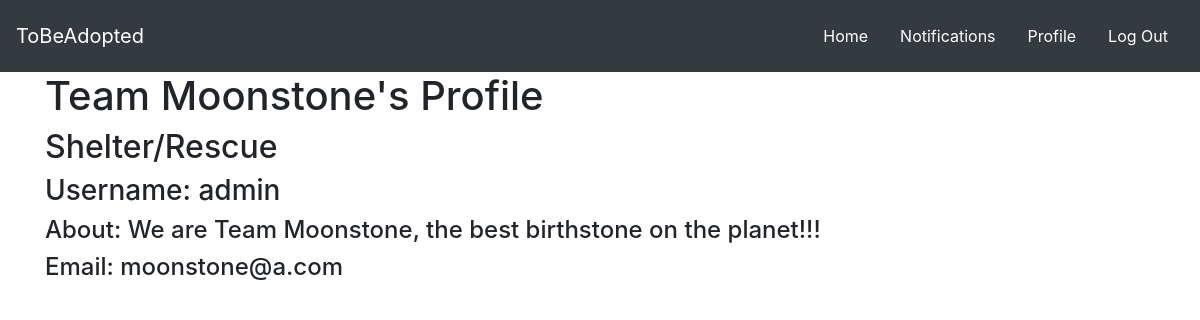
Screenshot of /user/1/ (signed in) with the database file from the repository.
### tbauser/models.py (models this page shows, shortened)
class AdoptUser(AbstractUser):
   USER_CHOICES = [
       ('AD', 'Adopter'),
       ('SR', 'Shelter/Rescue'),
   ]
   display_name = models.CharField(max_length=50)
   bio = models.TextField()
   account_type = models.CharField(
       max_length=2, choices=USER_CHOICES, default='AD')
   favorites = models.ManyToManyField(Pet, related_name='favorite', symmetrical=False)

### tbauser/views.py (the view)
# urls.py: path('user/<int:user_id>/', user_detail_view, name='user_detail'),
def user_detail_view(request, user_id):
    selected_user = AdoptUser.objects.get(id=user_id)
    return render(request, 'user_detail.html', {'selected_user': selected_user})

### templates/user_detail.html
{% include 'base.html' %}
{% block content %}
    <div class="container">
        <h1>{{ selected_user.display_name }}'s Profile</h1>
        {% if selected_user.account_type == "AD" %}
            <h2>Adopter</h2>
        {% else %}
            <h2>Shelter/Rescue</h2>
        {% endif %}
        <h3>Username: {{ selected_user.username }}</h3>
        <h4>About: {{ selected_user.bio }}</h4>
        <h4>Email: {{ selected_user.email }}</h4>
    </div>
{% endblock %}

### rows the page displays
AdoptUser: display_name "Team Moonstone", username "admin", bio "We are Team Moonstone, the best birthstone on the planet!!!", email "moonstone@a.com"
